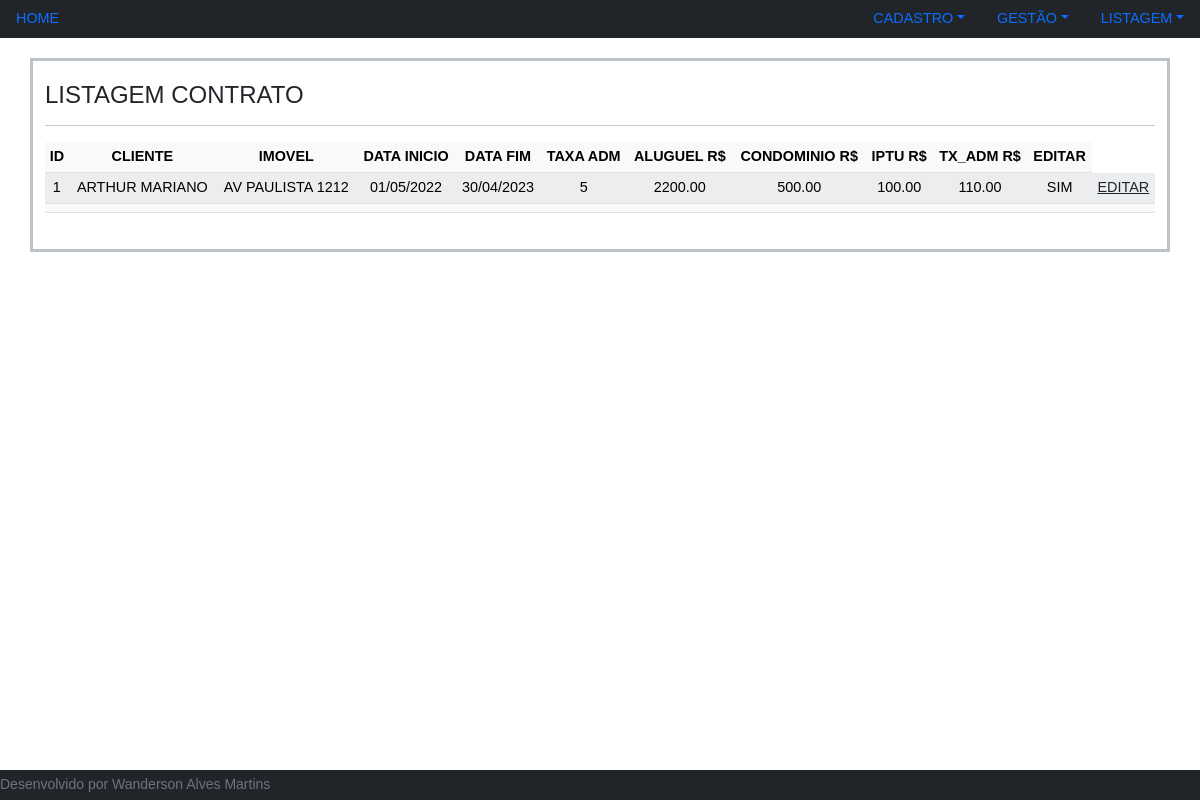
Page /index.php?p=listagem&l=1 on the committed database.
### tables this page shows
CREATE TABLE IF NOT EXISTS `contrato` (
  `ID` int(11) NOT NULL AUTO_INCREMENT,
  `ID_PESSOA_CLIENTE` int(11) NOT NULL,
  `ID_IMOVEL` int(11) NOT NULL,
  `DT_INICIO` date NOT NULL,
  `DT_FIM` date NOT NULL,
  `TX_ADM` int(11) NOT NULL DEFAULT 0,
  `VL_ALUGUEL` float(12,2) NOT NULL DEFAULT 0.00,
  `VL_CONDOMINIO` float(12,2) NOT NULL DEFAULT 0.00,
  `VL_IPTU` float(12,2) NOT NULL DEFAULT 0.00,
  `VL_TX_ADM` float(12,2) NOT NULL DEFAULT 0.00,
  `ATIVO` int(11) NOT NULL DEFAULT 1,
  `DT_CADASTRO` datetime NOT NULL,
  PRIMARY KEY (`ID`)
);

CREATE TABLE IF NOT EXISTS `pessoa` (
  `ID` int(11) NOT NULL AUTO_INCREMENT,
  `NOME` varchar(100) NOT NULL,
  `EMAIL` varchar(150) NOT NULL,
  `TELEFONE` varchar(15) NOT NULL,
  `DIA_REPASSE` int(11) NOT NULL DEFAULT 1,
  `LOCATARIO_PROPRIETARIO` int(11) NOT NULL DEFAULT 0 COMMENT '0=LACATARIO; 1=PROPRIETARIO',
  `ATIVO` int(11) NOT NULL DEFAULT 1 COMMENT '0=INATIVO; 1=ATIVO',
  `DT_CADASTRO` datetime NOT NULL,
  PRIMARY KEY (`ID`)
);

CREATE TABLE IF NOT EXISTS `imovel` (
  `ID` int(11) NOT NULL AUTO_INCREMENT,
  `ID_PROPRIETARIO` int(11) NOT NULL,
  `ENDERECO` varchar(200) NOT NULL,
  `ATIVO` int(11) NOT NULL DEFAULT 1,
  `DT_CADASTRO` datetime NOT NULL,
  PRIMARY KEY (`ID`),
  KEY `FK_imovel_pessoa` (`ID_PROPRIETARIO`),
  CONSTRAINT `FK_imovel_pessoa` FOREIGN KEY (`ID_PROPRIETARIO`) REFERENCES `pessoa` (`ID`)
);

CREATE TABLE IF NOT EXISTS `descricao` (
  `ID` int(11) NOT NULL,
  `REF` int(11) NOT NULL,
  `DESC` varchar(50) NOT NULL
);

### database/Query.php (called while the page is built, shortened)
<?php
class Query extends ConexaoBD
{
    public function select($sql,$p=null)
    {
        $pdo    = $this->conectar();
        $r      = $pdo->query($sql);
        if($p)
        {
            $result = $r->fetchAll();
        }
        else
        {
            $result = $r->fetch();
        }
        return $result;
    }
}
?>

### controller/con_listagem.php (called while the page is built, shortened)
<?php
include_once 'database/Query.php';
if(isset($_GET["l"]))
{
        $l = $_GET["l"];
        switch (true)
        {
                case ($l==1):
                        $tabela = "contrato a";
                        $join   = "
                                JOIN pessoa b ON b.ID = a.ID_PESSOA_CLIENTE
                                JOIN imovel c ON c.ID = a.ID_IMOVEL
                                JOIN descricao d ON d.ID = a.ATIVO
                                ";
                        $tabela = $tabela.$join;
                        $select = "
                                a.*,
                                DATE_FORMAT(a.DT_INICIO, '%d/%m/%Y') DT_INICIO,
                                DATE_FORMAT(a.DT_FIM, '%d/%m/%Y') DT_FIM,
                                b.NOME NOME_CLIENTE,
                                c.ENDERECO,
                                d.DESC ATIVO
                                ";
                        break;
        }
}
else
{
        echo 'ERRO - TRATAR ERRO'; exit;
}
$sql = "SELECT $select FROM $tabela";
$bd_lista   = new Query();
$bd_lista   = $bd_lista->select($sql,1);
?>

### views/listagem/contrato.php (the view)
<div class="container-fluid">
    <div class="container divform ">
        <h4> LISTAGEM CONTRATO </h4>
        <hr>
        <table class="table table-light table-striped table-sm table-hover text-center">
				<thead>
					<tr>
						<th>ID</th>
						<th>CLIENTE</th>
						<th>IMOVEL</th>
						<th>DATA INICIO</th>
						<th>DATA FIM</th>
						<th>TAXA ADM</th>
						<th>ALUGUEL R$</th>
						<th>CONDOMINIO R$</th>
						<th>IPTU R$</th>
						<th>TX_ADM R$</th>
						<th>EDITAR</th>
					</tr>
				</thead>
				<tbody>
				<?php
					foreach ($bd_lista as $v)
					{
                        echo "
                        <tr>
                            <td> ".$v['ID']." </td>
                            <td> ".$v['NOME_CLIENTE']." </td>
                            <td> ".$v['ENDERECO']." </td>
                            <td> ".$v['DT_INICIO']." </td>
                            <td> ".$v['DT_FIM']." </td>
                            <td> ".$v['TX_ADM']." </td>
                            <td> ".$v['VL_ALUGUEL']." </td>
                            <td> ".$v['VL_CONDOMINIO']." </td>
                            <td> ".$v['VL_IPTU']." </td>
                            <td> ".$v['VL_TX_ADM']." </td>
                            <td> ".$v['ATIVO']." </td>
                            <td> <a href='index.php?p=contratoEditar&id=".$v['ID']."' title='EDITAR' class='btn_edit text-dark'> EDITAR </td>
                        </tr>
                        ";
                    }
				?>
				</tbody>
				<tfoot>
					<tr>
						<th></th>
						<th></th>
						<th></th>
						<th></th>
						<th></th>
						<th></th>
						<th></th>
						<th></th>
						<th></th>
						<th></th>
						<th></th>
						<th></th>
					</tr>
				</tfoot>
			</table>
    </div>
</div>

### views/layout/cabecalho.php (shortened to what this page needs)
<!DOCTYPE html>
<html>
<head>
    <link rel="stylesheet" href="asset/vendors/bootstrap-5.2.0-beta1/dist/css/bootstrap.css">
    <link rel="stylesheet" href="asset/css/style.css">
</head>
<body>
    <header>
        <?php include("nav.php") ?>
    </header>
    <main>

### views/layout/nav.php (shortened to what this page needs)
<nav class="bg-dark">
    <div class="row" >
        <div class="col-md-6">
            <ul class="nav justify-content">
                <li class="nav-item">
                    <a class="nav-link active" aria-current="page" href="/imobiliaria">HOME</a>
                </li>
            </ul>
        </div>
        <div class="col-md-6">
            <ul class="nav justify-content-end">
                <li class="nav-item dropdown">
                    <a class="nav-link dropdown-toggle" data-bs-toggle="dropdown" role="button" aria-expanded="false">CADASTRO</a>
                </li>
                <li class="nav-item">
                    <a class="nav-link dropdown-toggle" data-bs-toggle="dropdown" role="button" aria-expanded="false">GESTÃO</a>
                </li>
                <li class="nav-item dropdown">
                    <a class="nav-link dropdown-toggle" data-bs-toggle="dropdown" href="#" role="button" aria-expanded="false">LISTAGEM</a>
                </li>
            </ul>
        </div>
    </div>
</nav>

### index.php (shortened to what this page needs)
<?php
include 'views/layout/cabecalho.php';
if(isset($_GET['p']))
{
    $p = $_GET['p'];
    switch (true)
    {
        case ($p=='listagem'):
            include 'controller/con_listagem.php';
            include 'views/listagem/contrato.php';
            break;
    }
}
else
{
    include 'views/home.php';
}
include 'views/layout/rodape.php';
?>

### views/layout/rodape.php (shortened to what this page needs)
    </main>
    <footer class="footer bg-dark">
        <div class="col-md text-right">
            <div class="row pt-1">
                <label> Desenvolvido por Wanderson Alves Martins</label>
            </div>
        </div>
    </footer>
</body>
</html>

### asset/css/style.css (style rules this page uses)
body { font-size: 0.9rem; padding-top: 0px; background-size: 100% 100%; font-family: Arial, Helvetica, sans-serif; margin: 0 0 49px; }
html { position: relative; min-height: 100%; }
.footer { position: absolute; bottom:0px; width:100%; color: #6c757d; font-size: 14px; text-decoration:none; height: 30px; }
.divform { margin-top: 20px; border: 3px solid #bdc2c7; padding-bottom: 20px; padding-top: 20px; }

### rows in the picture
contrato: ID "1", pessoa.NOME "ARTHUR MARIANO", ID_IMOVEL.ENDERECO "AV PAULISTA 1212", DT_INICIO "01/05/2022", DT_FIM "30/04/2023", TX_ADM "5", VL_ALUGUEL "2200.00", VL_CONDOMINIO "500.00", VL_IPTU "100.00", VL_TX_ADM "110.00", descricao.DESC "SIM"
